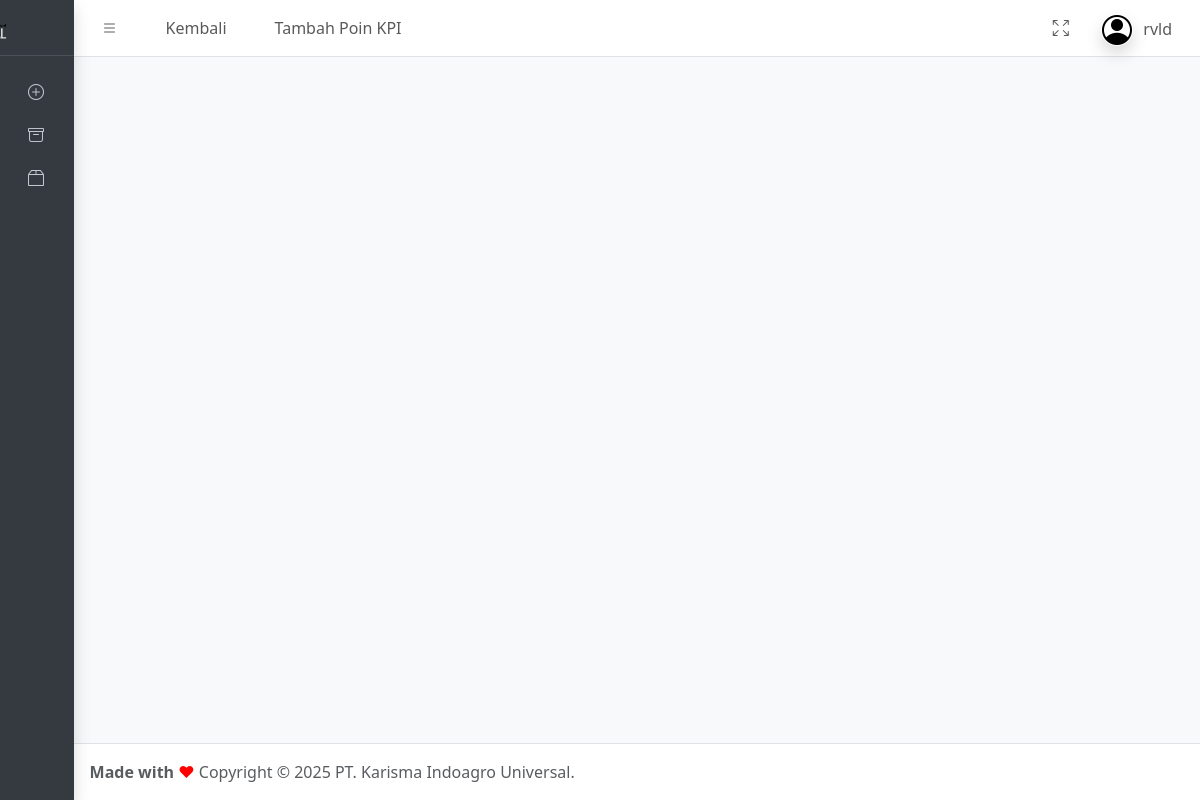
The app's page /kpidetailanggota.php?id=29 (signed in), older data.
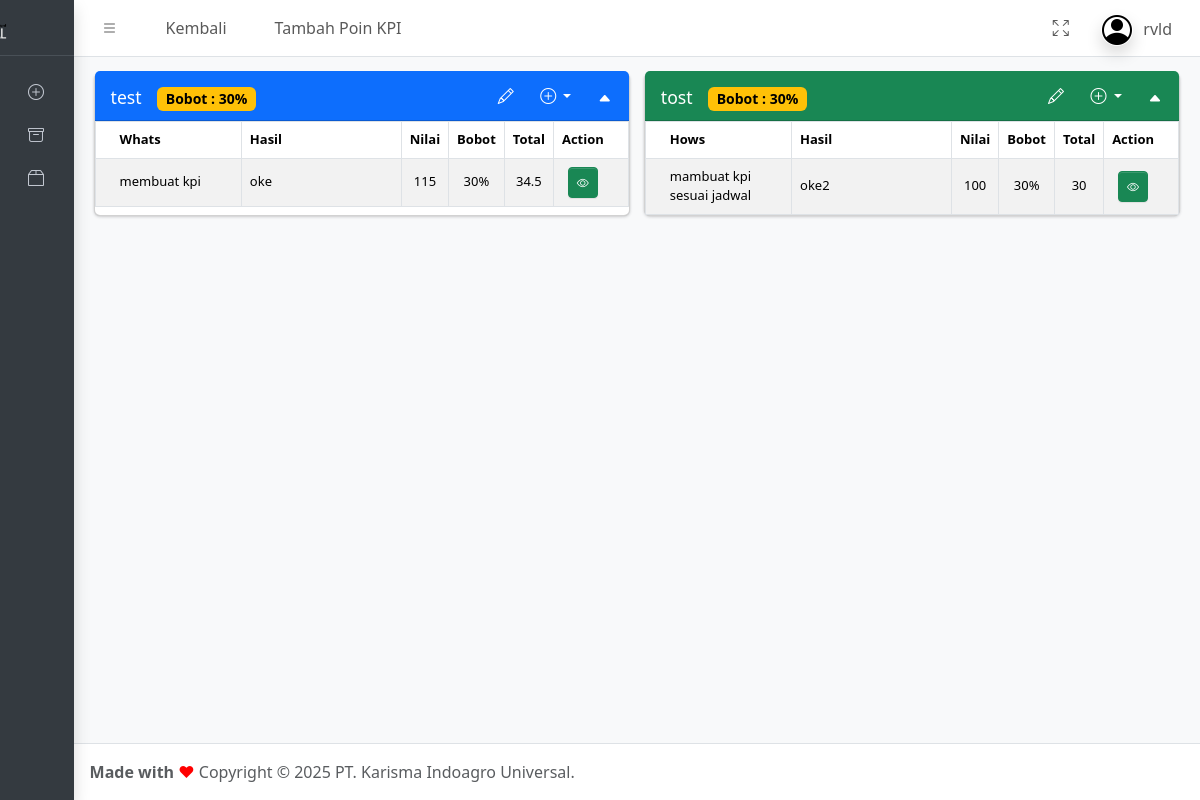
The same page, newer data.
### tables this page shows
CREATE TABLE `tb_kpi` (
  `id` int NOT NULL,
  `id_user` int NOT NULL,
  `poin` text NOT NULL,
  `bobot` double NOT NULL,
  `poin2` text NOT NULL,
  `bobot2` double NOT NULL
);

CREATE TABLE `tb_whats` (
  `id_what` int NOT NULL,
  `id_user` int NOT NULL,
  `id_kpi` int NOT NULL,
  `tipe_what` enum('A','B') DEFAULT 'A',
  `p_what` text NOT NULL,
  `bobot` double NOT NULL,
  `target_omset` decimal(15,2) DEFAULT '0.00',
  `hasil` text NOT NULL,
  `nilai` double NOT NULL,
  `total` double NOT NULL
);

CREATE TABLE `tb_hows` (
  `id_how` int NOT NULL,
  `id_user` int NOT NULL,
  `id_kpi` int NOT NULL,
  `tipe_how` enum('A','B') DEFAULT 'A',
  `p_how` text NOT NULL,
  `bobot` double NOT NULL,
  `target_omset` decimal(15,2) DEFAULT '0.00',
  `hasil` text NOT NULL,
  `nilai` double NOT NULL,
  `total` double NOT NULL
);

### pages/kpi/k_maindetailanggota.php (the view, shortened to what the changed rows need)
<div class="row">
    <div class="col-lg connectedSortable">
        <div class="d-flex">
            <div class="card mb-4 w-50" style="margin-right:7px;">
                <div style="height: 50px; margin-top: -3px;" class="card-header bg-primary">
                    <h5 style="color:white;" class="card-title"><?= $poin; ?></h5>
                    <h5 style="color:white; margin-left: 15px;" class="badge text-bg-warning fs-7 fw-bolder">Bobot :
                        <?= $bobot ?>%
                    </h5>
                    <div class="card-tools">
                        <button style="color: white; margin-top: -20px; margin-right: 5px;" type="button"
                            data-bs-toggle="modal" data-bs-target="#EditModal<?= $idKPI ?>" class="btn btn-tool">
                            <i class="bi bi-pencil fs-6"></i>
                        </button>
                        <button style="color: white; margin-top: -20px; margin-right: 5px; " type="button"
                            data-bs-toggle="dropdown" class="btn btn-tool dropdown-toggle">
                            <i class="bi bi-plus-circle fs-6"></i>
                        </button>
                        <button style="color: white;" type="button" class="btn btn-tool"
                            data-lte-toggle="card-collapse">
                            <i data-lte-icon="collapse" class="bi bi-caret-up-fill"></i>
                        </button>
                    </div>
                </div>
                <div class="card-body p-0">
                    <table class="table table-striped table-bordered">
                        <thead>
                            <tr>
                                <th>Whats</th>
                                <th style="width: 30%">Hasil</th>
                                <th style="width: 5%">
                                    <center>Nilai</center>
                                </th>
                                <th style="width: 4%">
                                    <center>Bobot</center>
                                </th>
                                <th style="width: 4%">
                                    <center>Total</center>
                                </th>
                                <th style="width: 9%">
                                    <center>Action</center>
                                </th>
                            </tr>
                        </thead>
                        <?php $sql1 = "SELECT * FROM tb_whats WHERE id_user='$id_sf' AND id_kpi='" . $hasil['id'] . "'";
                        $ql = mysqli_query($conn, $sql1);
                        while ($res = mysqli_fetch_assoc($ql)) {
                            ?>
                            <tbody>
                                <tr class="align-middle">
                                    <td><?= $res['p_what']; ?></td>
                                    <td><?= $res['hasil']; ?></td>
                                    <td>
                                        <center><?= $res['nilai']; ?>
                                    </td>
                                    <td>
                                        <center><?= $res['bobot']; ?>%
                                    </td>
                                    <td>
                                        <center><?= $res['total']; ?>
                                    </td>
                                    <td class="text-center">
                                        <button type="button" data-bs-toggle="dropdown" class="btn btn-success btn-sm">
                                            <i class="bi bi-eye fs-8"></i>
                                        </button>
                                    </td>
                                </tr>
                            </tbody>
                        <?php } ?>
                    </table>
                </div>
            </div>
            <div class="card mb-4 w-50" style="margin-left:7px;">
                <div style="height: 50px; margin-top: -3px;" class="card-header bg-success">
                    <h5 style="color:white;" class="card-title"><?= $poin2; ?></h5>
                    <h5 style="color:white; margin-left: 15px;" class="badge text-bg-warning fs-7 fw-bolder">
                        Bobot :
                        <?= $bobot2 ?>%
                    </h5>
                    <div class="card-tools">
                        <button style="color: white; margin-top: -20px; margin-right: 5px;" type="button"
                            data-bs-toggle="modal" data-bs-target="#EditModal2<?= $idKPI ?>" class="btn btn-tool">
                            <i class="bi bi-pencil fs-6"></i>
                        </button>
                        <button style="color: white; margin-top: -20px; margin-right: 5px; " type="button"
                            data-bs-toggle="dropdown" class="btn btn-tool dropdown-toggle">
                            <i class="bi bi-plus-circle fs-6"></i>
                        </button>
                        <button style="color: white;" type="button" class="btn btn-tool"
                            data-lte-toggle="card-collapse">
                            <i data-lte-icon="collapse" class="bi bi-caret-up-fill"></i>
                        </button>
                    </div>
                </div>
                <div class="card-body p-0">
                    <table class="table table-striped table-bordered">
                        <thead>
                            <tr>
                                <th>Hows</th>
                                <th style="width: 30%">Hasil</th>
                                <th style="width: 5%">
                                    <center>Nilai</center>
                                </th>
                                <th style="width: 4%">
                                    <center>Bobot</center>
                                </th>
                                <th style="width: 4%">
                                    <center>Total</center>
                                </th>
                                <th style="width: 9%">
                                    <center>Action</center>
                                </th>
                            </tr>
                        </thead>
                        <?php $sql1 = "SELECT * FROM tb_hows WHERE id_user='$id_sf' AND id_kpi='" . $hasil['id'] . "'";
                        $ql = mysqli_query($conn, $sql1);
                        while ($res = mysqli_fetch_assoc($ql)) {
                            ?>
                            <tbody>
                                <tr class="align-middle">
                                    <td><?= $res['p_how']; ?></td>
                                    <td><?= $res['hasil']; ?></td>
                                    <td>
                                        <center><?= $res['nilai']; ?>
                                    </td>
                                    <td>
                                        <center><?= $res['bobot']; ?>%
                                    </td>
                                    <td>
                                        <center><?= $res['total']; ?>
                                    </td>
                                    <td class="text-center">
                                        <button type="button" data-bs-toggle="dropdown" class="btn btn-success btn-sm">
                                            <i class="bi bi-eye fs-8"></i>
                                        </button>
                                    </td>
                                </tr>
                            </tbody>
                        <?php } ?>
                    </table>
                </div>
            </div>
        </div>
    </div>
</div>

### kpidetailanggota.php (shortened to what the changed rows need)
<!DOCTYPE html>
<?php
if (!isset($_SESSION['id_user'])) {
    header("Location: index");
    exit();
} else {
    $id_sf = $_GET['id'];
} ?>
<html lang="en">
<head>
    <link rel="stylesheet" href="https://cdn.jsdelivr.net/npm/@fontsource/source-sans-3@5.0.12/index.css"
>
    <link rel="stylesheet" href="https://cdn.jsdelivr.net/npm/overlayscrollbars@2.3.0/styles/overlayscrollbars.min.css"
>
    <link rel="stylesheet" href="https://cdn.jsdelivr.net/npm/bootstrap-icons@1.11.0/font/bootstrap-icons.min.css"
>
    <link rel="stylesheet" href="assets/css/adminlte.css">
    <link rel="stylesheet" type="text/css" href="assets/css/datatables/datatables.min.css" />
    <link rel="stylesheet" href="https://cdn.jsdelivr.net/npm/apexcharts@3.37.1/dist/apexcharts.css"
>
    <link rel="stylesheet" href="https://cdn.jsdelivr.net/npm/jsvectormap@1.5.3/dist/css/jsvectormap.min.css"
>
</head>
<body class="layout-fixed sidebar-expand-lg sidebar-mini sidebar-collapse bg-body-tertiary">
    <div class="app-wrapper">
        <main class="app-main">
            <div class="app-content">
                <div class="container-fluid" style="font-size:13px;">
                    <?php
                    $sqlang = "SELECT * FROM tb_kpi WHERE id_user='$id_sf'";
                    $resulasft = mysqli_query($conn, $sqlang);
                    while ($hasil = mysqli_fetch_assoc($resulasft)) {
                        $idKPI = $hasil['id'];
                        $poin = $hasil['poin'];
                        $bobot = $hasil['bobot'];
                        $poin2 = $hasil['poin2'];
                        $bobot2 = $hasil['bobot2'];
                        ?>
                        <?php include("pages/kpi/k_maindetailanggota.php");
                    } ?>
                </div>
            </div>
        </main>
        <?php include("pages/part/p_footer.php"); ?>
</body>
</html>

Row changes from the older to the newer data that the page shows:
added tb_kpi: poin "test", bobot "30", poin2 "tost", bobot2 "30"
added tb_whats: p_what "membuat kpi", hasil "oke", nilai "115", bobot "30", total "34.5"
added tb_hows: p_how "mambuat kpi sesuai jadwal", hasil "oke2", nilai "100", bobot "30", total "30"
